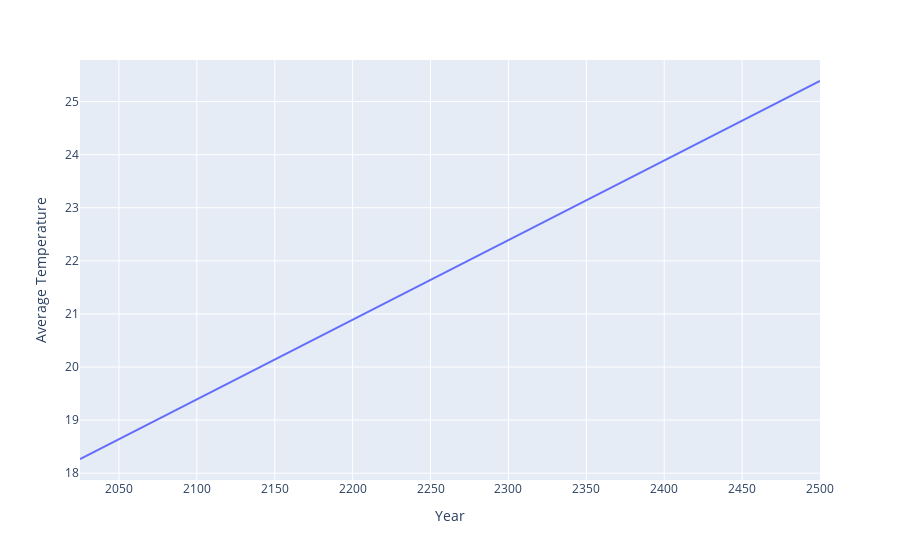

Notebook code for this chart:
### Code cell
# Create a DataFrame with the year and value columns
turkeyDf = pd.DataFrame({"Year": range(2025, 2501), "Average Temperature": turkeyPredictions})

# Create the timeseries plot
fig = px.line(turkeyDf, x="Year", y="Average Temperature")

# Show the plot
fig.show()

### Figure 1 — Plotly figure (JSON) as saved in the notebook; plotly's stock layout.template omitted (floating-point values rounded to 4 significant figures; data arrays with more than 128 entries replaced by an {"elided": "..."} marker saying what was removed)
{"data": [{"hovertemplate": "Year=%{x}<br>Average Temperature=%{y}<extra></extra>", "legendgroup": "", "line": {"color": "#636efa", "dash": "solid"}, "marker": {"symbol": "circle"}, "mode": "lines", "name": "", "orientation": "v", "showlegend": false, "type": "scatter", "x": {"elided": "476 int values"}, "xaxis": "x", "y": {"elided": "476 float values"}, "yaxis": "y"}], "layout": {"legend": {"tracegroupgap": 0}, "margin": {"t": 60}, "xaxis": {"anchor": "y", "domain": [0, 1], "title": {"text": "Year"}}, "yaxis": {"anchor": "x", "domain": [0, 1], "title": {"text": "Average Temperature"}}}}
